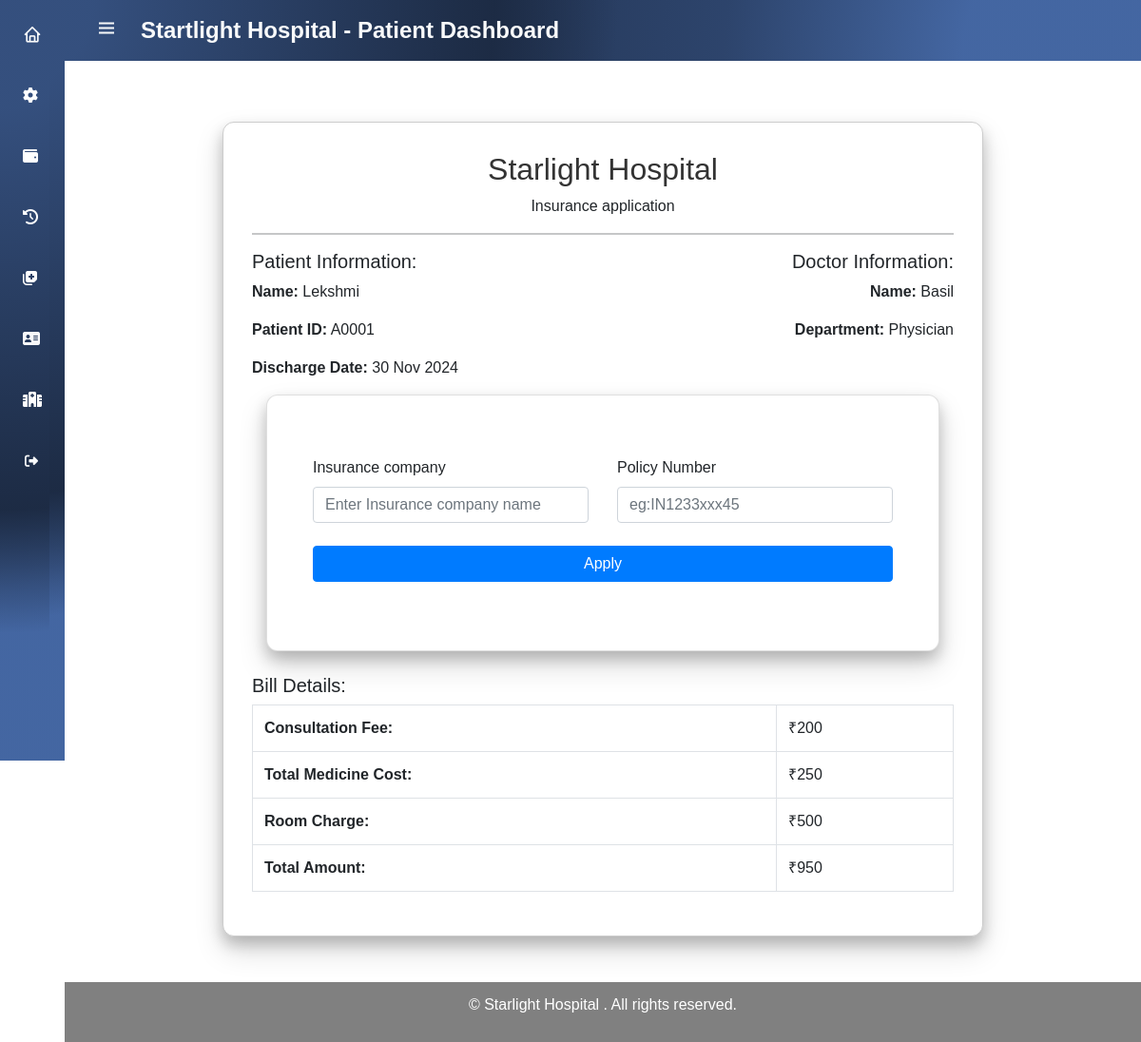
Page /hospital/patient/insurance/2 (signed in) on the committed database.
### hospital_app/models.py (models this page shows)
class Discharge(models.Model):
    patient = models.ForeignKey(Patient, on_delete=models.CASCADE)
    doctor = models.ForeignKey(Doctor, on_delete=models.CASCADE)
    room_type = models.ForeignKey(RoomType, null=True, blank=True, on_delete=models.SET_NULL)
    medical_history = models.ForeignKey(MedicalHistory, on_delete=models.CASCADE)
    appointment = models.ForeignKey(Appointment, on_delete=models.CASCADE)
    total_days = models.PositiveIntegerField(default=0)
    total_medicine_cost = models.PositiveIntegerField(default=0)
    consultation_fee = models.PositiveIntegerField(default=200)
    room_charge = models.PositiveIntegerField(default=0)
    total_amount = models.PositiveIntegerField(default=0)
    discharge_date = models.DateTimeField(null=True, blank=True)
    bill_generated = models.BooleanField(default=False)
    bill_payed = models.BooleanField(default=False)
    insurance_applied = models.BooleanField(default=False)

class Patient(models.Model):
    user_profile = models.OneToOneField(UserProfile, on_delete=models.CASCADE)
    address=models.CharField(max_length=22225,null=True)
    gender = models.CharField(max_length=5,null=True)
    is_inpatient = models.BooleanField(default=False)  # Categorize as inpatient or outpatient
    patient_id = models.CharField(max_length=15, unique=True, null=True, blank=True)

class UserProfile(models.Model):
    ROLE_CHOICES = [
        ('Doctor', 'Doctor'),
        ('Patient', 'Patient'),
        ('Receptionist', 'Receptionist'),
        ('Pharmacist', 'Pharmacist'),
    ]
    user = models.OneToOneField(User, on_delete=models.CASCADE)
    role = models.CharField(max_length=15, choices=ROLE_CHOICES)
    soft_deletion = models.BooleanField(default=False)

class Doctor(models.Model):
    user_profile = models.OneToOneField(UserProfile, on_delete=models.CASCADE)
    department=models.ForeignKey(Department, on_delete=models.CASCADE)
    address=models.CharField(max_length=22225,null=True)
    image=models.ImageField(upload_to='Image/',null=True)
    resume=models.FileField (upload_to='Resume/',null=True)

class Department(models.Model):
    name = models.CharField(max_length=100)

### hospital_app/views.py (the view)
# urls.py: path('hospital/patient/insurance/<int:id>',views.patient_insurance,name='patient_insurance'),
@login_required(login_url='hospital_loginpage')
def patient_insurance(request,id):
    discharge = Discharge.objects.get(id=id)
    return render(request, 'patient/patient_insurance.html',{'discharge':discharge})

### templates/patient/patient_insurance.html (shortened to what this page needs)
{% extends 'patient/patient_navbar.html' %}
{% block content %}
{% load static %}
<link href="https://cdn.jsdelivr.net/npm/bootstrap@4.6.2/dist/css/bootstrap.min.css" rel="stylesheet">
<div class="container mt-5 mb-5 projected" style="max-width: 800px; border: 1px solid #ccc; padding: 30px;">
    <h2 class="text-center">Starlight Hospital</h2>
    <p class="text-center">Insurance application</p>
    <hr>
    <div class="row">
        <div class="col-md-6">
            <h5>Patient Information:</h5>
            <p><strong>Name:</strong> {{ discharge.patient.user_profile.user.username }}</p>
            <p><strong>Patient ID:</strong> {{ discharge.patient.patient_id }}</p>
            <p><strong>Discharge Date:</strong> {{ discharge.discharge_date|date:"d M Y" }}</p>
        </div>
        <div class="col-md-6 text-right">
            <h5>Doctor Information:</h5>
            <p><strong>Name:</strong> {{ discharge.doctor.user_profile.user.username }}</p>
            <p><strong>Department:</strong> {{ discharge.doctor.department.name }}</p>
        </div>
    </div>
    <div class="col-lg-12 mb-5 mb-lg-0">
        <div class="card projected">
          <div class="card-body py-5 px-md-5">
            <form action="{% url 'patient_insurance_apply' discharge.id %}" method="post" enctype="multipart/form-data">
              <div class="row mt-3">
                <div class="col-md-6 mb-4">
                  <div class="form-outline">
                    <label class="form-label" >Insurance company</label>
                    <input type="text" name="iname" placeholder="Enter Insurance company name"  class="form-control" required />
                  </div>
                </div>
                <div class="col-md-6 mb-4">
                  <div class="form-outline">
                    <label class="form-label" >Policy Number</label>
                    <input type="text" name="inumber" placeholder="eg:IN1233xxx45"  class="form-control" required />
                  </div>
                </div>
              </div>
              <button type="submit" class="btn btn-primary btn-block mb-4">
              Apply
              </button>
            </form>
          </div>
        </div>
      </div>
    <div class="mt-4">
        <h5>Bill Details:</h5>
        <table class="table table-bordered">
            <tr>
                <td><strong>Consultation Fee:</strong></td>
                <td>₹{{ discharge.consultation_fee }}</td>
            </tr>
            <tr>
                <td><strong>Total Medicine Cost:</strong></td>
                <td>₹{{ discharge.total_medicine_cost }}</td>
            </tr>
            <tr>
                <td><strong>Room Charge:</strong></td>
                <td>₹{{ discharge.room_charge }}</td>
            </tr>
            <tr>
                <td><strong>Total Amount:</strong></td>
                <td>₹{{ discharge.total_amount }}</td>
            </tr>
        </table>
    </div>
</div>
    {% endblock %}

### templates/patient/patient_navbar.html (style rules this page uses)
:root { --header-height: 3rem;--nav-width: 68px;--first-color: white;--first-color-light: #fafafa; --white-color: #F7F6FB;--body-font: 'Nunito', sans-serif;--normal-font-size: 1rem;--z-fixed: 100 }
body { position: relative; margin: var(--header-height) 0 0 0; padding: 0 ; font-family: var(--body-font); font-size: var(--normal-font-size); transition: .5s }
@media screen and (min-width: 768px) { body { margin: calc(var(--header-height) + 1rem) 0 0 0; padding-left: calc(var(--nav-width) ) } }

### templates/patient/patient_insurance.html (style rules this page uses)
body { font-family: Arial, sans-serif; padding-top: 80px; }
h2, h3, h4 { color: #333; }
table { width: 100%; border-collapse: collapse; }
table th, table td { padding: 8px; text-align: left; border: 1px solid #ddd; }
.container { background-color: #f9f9f9; border-radius: 5px; padding: 20px; min-height: 90vh; }
.projected { box-shadow: 0 8px 15px rgba(0, 0, 0, 0.2), 0 15px 30px rgba(0, 0, 0, 0.15); border-radius: 12px; background: #ffffff; transition: transform 0.3s, box-shadow 0.3s; }

### rows in the picture
Discharge: patient.user_profile.user.username "Lekshmi", patient.patient_id "A0001", discharge_date "30 Nov 2024", doctor.user_profile.user.username "Basil", doctor.department.name "Physician", consultation_fee "200", total_medicine_cost "250", room_charge "500", total_amount "950"
